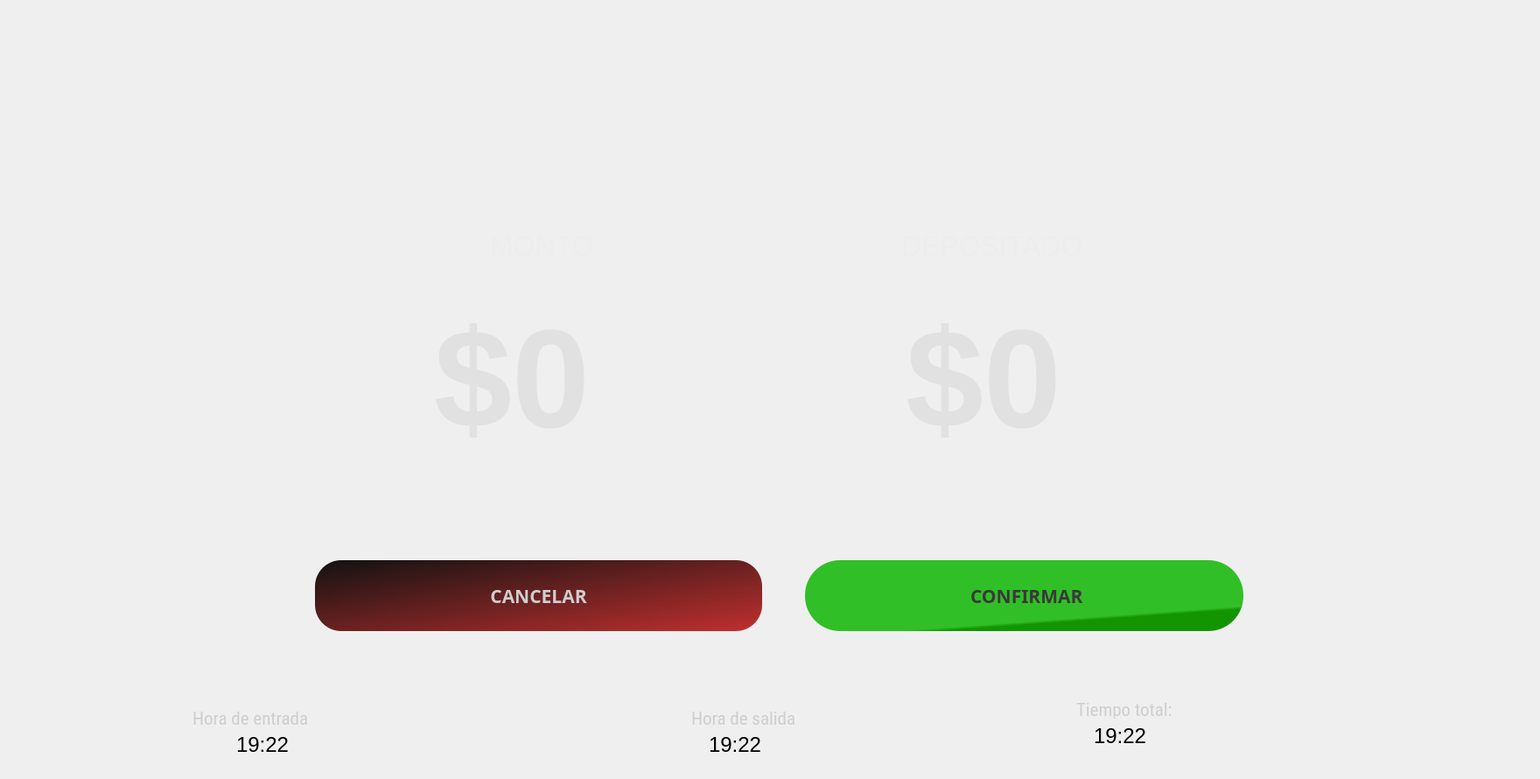
   <widget class="QWidget" name="page_14">
    <widget class="QGroupBox" name="gdepositar_10">
     <property name="geometry">
      <rect>
       <x>370</x>
       <y>0</y>
       <width>1381</width>
       <height>121</height>
      </rect>
     </property>
     <property name="styleSheet">
      <string notr="true">background-color:transparent;
;border-radius:10%;</string>
     </property>
     <property name="title">
      <string/>
     </property>
     <widget class="QLabel" name="label_100">
      <property name="geometry">
       <rect>
        <x>-29</x>
        <y>-40</y>
        <width>251</width>
        <height>21</height>
       </rect>
      </property>
      <property name="font">
       <font>
        <family>Sans Serif</family>
        <pointsize>16</pointsize>
        <weight>75</weight>
        <italic>false</italic>
        <bold>true</bold>
       </font>
      </property>
      <property name="styleSheet">
       <string notr="true">background-color:transparent;
color:rgb(101, 179, 0)</string>
      </property>
      <property name="text">
       <string/>
      </property>
     </widget>
    </widget>
    <widget class="QPushButton" name="bcancelarPago">
     <property name="enabled">
      <bool>true</bool>
     </property>
     <property name="geometry">
      <rect>
       <x>360</x>
       <y>640</y>
       <width>511</width>
       <height>81</height>
      </rect>
     </property>
     <property name="font">
      <font>
       <family>Ubuntu Mono</family>
       <pointsize>16</pointsize>
       <weight>75</weight>
       <italic>false</italic>
       <bold>true</bold>
       <underline>false</underline>
      </font>
     </property>
     <property name="toolTip">
      <string>Ayuda</string>
     </property>
     <property name="toolTipDuration">
      <number>3</number>
     </property>
     <property name="whatsThis">
      <string extracomment="help"/>
     </property>
     <property name="styleSheet">
      <string notr="true">background-color: rgb(128, 128, 128);
background-color:rgb(220, 220, 220);
color:rgb(206, 206, 206);
background-color:qlineargradient(spread:pad, x1:1, y1:0, x2:0, y2:1, stop:0 rgba(231, 98, 98, 255), stop:1 rgba(200, 98, 98, 255));
background-color:qlineargradient(spread:pad, x1:0, y1:0, x2:1, y2:1, stop:0 rgba(18, 18, 18, 255), stop:1 rgba(192, 47, 47, 255));
border-radius:30%;</string>
     </property>
     <property name="text">
      <string>CANCELAR</string>
     </property>
     <property name="icon">
      <iconset>
       <normaloff>../iconos/cancel.png</normaloff>../iconos/cancel.png</iconset>
     </property>
     <property name="iconSize">
      <size>
       <width>30</width>
       <height>30</height>
      </size>
     </property>
    </widget>
    <widget class="QLabel" name="he">
     <property name="geometry">
      <rect>
       <x>270</x>
       <y>840</y>
       <width>171</width>
       <height>21</height>
      </rect>
     </property>
     <property name="font">
      <font>
       <family>Ubuntu</family>
       <pointsize>18</pointsize>
       <weight>50</weight>
       <italic>false</italic>
       <bold>false</bold>
      </font>
     </property>
     <property name="styleSheet">
      <string notr="true">background-color:transparent;
color:rgb(0, 0, 0)
</string>
     </property>
     <property name="text">
      <string>19:22</string>
     </property>
    </widget>
    <widget class="QLabel" name="hs_45">
     <property name="geometry">
      <rect>
       <x>220</x>
       <y>810</y>
       <width>211</width>
       <height>21</height>
      </rect>
     </property>
     <property name="font">
      <font>
       <family>Roboto Condensed</family>
       <pointsize>16</pointsize>
       <weight>50</weight>
       <italic>false</italic>
       <bold>false</bold>
      </font>
     </property>
     <property name="styleSheet">
      <string notr="true">background-color:transparent;
color:rgb(206, 206, 206)
</string>
     </property>
     <property name="text">
      <string>Hora de entrada</string>
     </property>
    </widget>
    <widget class="QLabel" name="ttotal">
     <property name="geometry">
      <rect>
       <x>1250</x>
       <y>830</y>
       <width>171</width>
       <height>21</height>
      </rect>
     </property>
     <property name="font">
      <font>
       <family>Ubuntu</family>
       <pointsize>18</pointsize>
       <weight>50</weight>
       <italic>false</italic>
       <bold>false</bold>
      </font>
     </property>
     <property name="styleSheet">
      <string notr="true">background-color:transparent;
color:rgb(0, 0, 0)
</string>
     </property>
     <property name="text">
      <string>19:22</string>
     </property>
    </widget>
    <widget class="QLabel" name="hs">
     <property name="geometry">
      <rect>
       <x>810</x>
       <y>840</y>
       <width>171</width>
       <height>21</height>
      </rect>
     </property>
     <property name="font">
      <font>
       <family>Ubuntu</family>
       <pointsize>18</pointsize>
       <weight>50</weight>
       <italic>false</italic>
       <bold>false</bold>
      </font>
     </property>
     <property name="styleSheet">
      <string notr="true">background-color:transparent;
color:rgb(0, 0, 0)
</string>
     </property>
     <property name="text">
      <string>19:22</string>
     </property>
    </widget>
    <widget class="QPushButton" name="bcine">
     <property name="geometry">
      <rect>
       <x>920</x>
       <y>640</y>
       <width>501</width>
       <height>81</height>
      </rect>
     </property>
     <property name="font">
      <font>
       <family>Ubuntu Mono</family>
       <pointsize>16</pointsize>
       <weight>75</weight>
       <italic>false</italic>
       <bold>true</bold>
       <underline>false</underline>
      </font>
     </property>
     <property name="toolTip">
      <string>Ayuda</string>
     </property>
     <property name="toolTipDuration">
      <number>3</number>
     </property>
     <property name="whatsThis">
      <string extracomment="help"/>
     </property>
     <property name="styleSheet">
      <string notr="true">background-color: rgb(128, 128, 128);
background-color:rgb(220, 220, 220);
color:rgb(57, 57, 57);
background-color:rgb(25, 166, 68);
background-color:qlineargradient(spread:pad, x1:0.682786, y1:0.29, x2:1, y2:1, stop:0.584821 rgba(49, 191, 39, 255), stop:0.633929 rgba(19, 149, 0, 255));
border-radius:40%;</string>
     </property>
     <property name="text">
      <string> CONFIRMAR</string>
     </property>
     <property name="iconSize">
      <size>
       <width>40</width>
       <height>40</height>
      </size>
     </property>
    </widget>
    <widget class="QGroupBox" name="groupBox">
     <property name="geometry">
      <rect>
       <x>290</x>
       <y>240</y>
       <width>1231</width>
       <height>321</height>
      </rect>
     </property>
     <property name="styleSheet">
      <string notr="true">background-color:transparent;
color:rgb(255, 255, 255);
border-radius:40%</string>
     </property>
     <property name="title">
      <string/>
     </property>
     <widget class="QWidget" name="layoutWidget_26">
      <property name="geometry">
       <rect>
        <x>-60</x>
        <y>70</y>
        <width>1351</width>
        <height>245</height>
       </rect>
      </property>
      <layout class="QGridLayout" name="gridLayout_17">
       <item row="0" column="4">
        <widget class="QLabel" name="lcine">
         <property name="sizePolicy">
          <sizepolicy hsizetype="MinimumExpanding" vsizetype="Preferred">
           <horstretch>0</horstretch>
           <verstretch>0</verstretch>
          </sizepolicy>
         </property>
         <property name="maximumSize">
          <size>
           <width>620</width>
           <height>16777212</height>
          </size>
         </property>
         <property name="font">
          <font>
           <family>Ubuntu</family>
           <pointsize>120</pointsize>
           <weight>75</weight>
           <italic>false</italic>
           <bold>true</bold>
          </font>
         </property>
         <property name="styleSheet">
          <string notr="true">background-color:transparent;
color:rgb(225, 225, 225);
border-radius:40%</string>
         </property>
         <property name="lineWidth">
          <number>3</number>
         </property>
         <property name="text">
          <string>$0</string>
         </property>
        </widget>
       </item>
       <item row="0" column="3">
        <spacer name="horizontalSpacer_35">
         <property name="orientation">
          <enum>Qt::Horizontal</enum>
         </property>
         <property name="sizeHint" stdset="0">
          <size>
           <width>40</width>
           <height>20</height>
          </size>
         </property>
        </spacer>
       </item>
       <item row="0" column="5">
        <spacer name="horizontalSpacer_36">
         <property name="orientation">
          <enum>Qt::Horizontal</enum>
         </property>
         <property name="sizeHint" stdset="0">
          <size>
           <width>40</width>
           <height>20</height>
          </size>
         </property>
        </spacer>
       </item>
       <item row="0" column="2">
        <widget class="QLabel" name="lcobrar">
         <property name="sizePolicy">
          <sizepolicy hsizetype="MinimumExpanding" vsizetype="Preferred">
           <horstretch>0</horstretch>
           <verstretch>0</verstretch>
          </sizepolicy>
         </property>
         <property name="maximumSize">
          <size>
           <width>620</width>
           <height>16777212</height>
          </size>
         </property>
         <property name="font">
          <font>
           <family>Ubuntu</family>
           <pointsize>120</pointsize>
           <weight>75</weight>
           <italic>false</italic>
           <bold>true</bold>
          </font>
         </property>
         <property name="styleSheet">
          <string notr="true">background-color:transparent;
color:rgb(225, 225, 225);
border-radius:40%</string>
         </property>
         <property name="lineWidth">
          <number>3</number>
         </property>
         <property name="text">
          <string>$0</string>
         </property>
        </widget>
       </item>
       <item row="0" column="6">
        <widget class="QLabel" name="label_48">
         <property name="styleSheet">
          <string notr="true">background-color:transparent;</string>
         </property>
         <property name="text">
          <string/>
         </property>
        </widget>
       </item>
       <item row="0" column="1">
        <spacer name="horizontalSpacer_34">
         <property name="orientation">
          <enum>Qt::Horizontal</enum>
         </property>
         <property name="sizeHint" stdset="0">
          <size>
           <width>40</width>
           <height>20</height>
          </size>
         </property>
        </spacer>
       </item>
      </layout>
     </widget>
     <widget class="QLabel" name="nomPlaza_4">
      <property name="geometry">
       <rect>
        <x>270</x>
        <y>20</y>
        <width>211</width>
        <height>41</height>
       </rect>
      </property>
      <property name="font">
       <font>
        <family>Arial</family>
        <pointsize>24</pointsize>
        <weight>50</weight>
        <bold>false</bold>
       </font>
      </property>
      <property name="styleSheet">
       <string notr="true">background-color:transparent;
color:rgb(101, 179, 0);
color:rgb(237, 237, 237)</string>
      </property>
      <property name="text">
       <string>MONTO</string>
      </property>
     </widget>
     <widget class="QLabel" name="nomPlaza_5">
      <property name="geometry">
       <rect>
        <x>740</x>
        <y>20</y>
        <width>271</width>
        <height>41</height>
       </rect>
      </property>
      <property name="font">
       <font>
        <family>Arial</family>
        <pointsize>24</pointsize>
        <weight>50</weight>
        <bold>false</bold>
       </font>
      </property>
      <property name="styleSheet">
       <string notr="true">background-color:transparent;
color:rgb(101, 179, 0);
color:rgb(237, 237, 237)</string>
      </property>
      <property name="text">
       <string>DEPOSITADO</string>
      </property>
     </widget>
    </widget>
    <widget class="QPushButton" name="bcancelarPago_2">
     <property name="enabled">
      <bool>true</bool>
     </property>
     <property name="geometry">
      <rect>
       <x>410</x>
       <y>800</y>
       <width>81</width>
       <height>81</height>
      </rect>
     </property>
     <property name="font">
      <font>
       <family>Ubuntu Mono</family>
       <pointsize>16</pointsize>
       <weight>75</weight>
       <italic>false</italic>
       <bold>true</bold>
       <underline>false</underline>
      </font>
     </property>
     <property name="toolTip">
      <string>Ayuda</string>
     </property>
     <property name="toolTipDuration">
      <number>3</number>
     </property>
     <property name="whatsThis">
      <string extracomment="help"/>
     </property>
     <property name="styleSheet">
      <string notr="true">background-color: rgb(128, 128, 128);
background-color:rgb(220, 220, 220);
color:rgb(206, 206, 206);
background-color:qlineargradient(spread:pad, x1:1, y1:0, x2:0, y2:1, stop:0 rgba(231, 98, 98, 255), stop:1 rgba(200, 98, 98, 255));
background-color:transparent;
border-radius:30%;</string>
     </property>
     <property name="text">
      <string/>
     </property>
     <property name="icon">
      <iconset>
       <normaloff>../iconos/caret-arrow-up.svg</normaloff>../iconos/caret-arrow-up.svg</iconset>
     </property>
     <property name="iconSize">
      <size>
       <width>70</width>
       <height>70</height>
      </size>
     </property>
    </widget>
    <widget class="QLabel" name="hs_47">
     <property name="geometry">
      <rect>
       <x>790</x>
       <y>810</y>
       <width>211</width>
       <height>21</height>
      </rect>
     </property>
     <property name="font">
      <font>
       <family>Roboto Condensed</family>
       <pointsize>16</pointsize>
       <weight>50</weight>
       <italic>false</italic>
       <bold>false</bold>
      </font>
     </property>
     <property name="styleSheet">
      <string notr="true">background-color:transparent;
color:rgb(206, 206, 206)
</string>
     </property>
     <property name="text">
      <string>Hora de salida</string>
     </property>
    </widget>
    <widget class="QPushButton" name="bcancelarPago_3">
     <property name="enabled">
      <bool>true</bool>
     </property>
     <property name="geometry">
      <rect>
       <x>990</x>
       <y>790</y>
       <width>81</width>
       <height>81</height>
      </rect>
     </property>
     <property name="font">
      <font>
       <family>Ubuntu Mono</family>
       <pointsize>16</pointsize>
       <weight>75</weight>
       <italic>false</italic>
       <bold>true</bold>
       <underline>false</underline>
      </font>
     </property>
     <property name="toolTip">
      <string>Ayuda</string>
     </property>
     <property name="toolTipDuration">
      <number>3</number>
     </property>
     <property name="whatsThis">
      <string extracomment="help"/>
     </property>
     <property name="styleSheet">
      <string notr="true">background-color: rgb(128, 128, 128);
background-color:rgb(220, 220, 220);
color:rgb(206, 206, 206);
background-color:qlineargradient(spread:pad, x1:1, y1:0, x2:0, y2:1, stop:0 rgba(231, 98, 98, 255), stop:1 rgba(200, 98, 98, 255));
background-color:transparent;
border-radius:30%;</string>
     </property>
     <property name="text">
      <string/>
     </property>
     <property name="icon">
      <iconset>
       <normaloff>../iconos/fdd.png</normaloff>../iconos/fdd.png</iconset>
     </property>
     <property name="iconSize">
      <size>
       <width>70</width>
       <height>70</height>
      </size>
     </property>
    </widget>
    <widget class="QPushButton" name="bcancelarPago_4">
     <property name="enabled">
      <bool>true</bool>
     </property>
     <property name="geometry">
      <rect>
       <x>1450</x>
       <y>780</y>
       <width>81</width>
       <height>81</height>
      </rect>
     </property>
     <property name="font">
      <font>
       <family>Ubuntu Mono</family>
       <pointsize>16</pointsize>
       <weight>75</weight>
       <italic>false</italic>
       <bold>true</bold>
       <underline>false</underline>
      </font>
     </property>
     <property name="toolTip">
      <string>Ayuda</string>
     </property>
     <property name="toolTipDuration">
      <number>3</number>
     </property>
     <property name="whatsThis">
      <string extracomment="help"/>
     </property>
     <property name="styleSheet">
      <string notr="true">background-color: rgb(128, 128, 128);
background-color:rgb(220, 220, 220);
color:rgb(206, 206, 206);
background-color:qlineargradient(spread:pad, x1:1, y1:0, x2:0, y2:1, stop:0 rgba(231, 98, 98, 255), stop:1 rgba(200, 98, 98, 255));
background-color:transparent;
border-radius:30%;</string>
     </property>
     <property name="text">
      <string/>
     </property>
     <property name="icon">
      <iconset>
       <normaloff>../iconos/tiempo-restante.png</normaloff>../iconos/tiempo-restante.png</iconset>
     </property>
     <property name="iconSize">
      <size>
       <width>70</width>
       <height>70</height>
      </size>
     </property>
    </widget>
    <widget class="QLabel" name="hs_48">
     <property name="geometry">
      <rect>
       <x>1230</x>
       <y>800</y>
       <width>211</width>
       <height>21</height>
      </rect>
     </property>
     <property name="font">
      <font>
       <family>Roboto Condensed</family>
       <pointsize>16</pointsize>
       <weight>50</weight>
       <italic>false</italic>
       <bold>false</bold>
      </font>
     </property>
     <property name="styleSheet">
      <string notr="true">background-color:transparent;
color:rgb(206, 206, 206)
</string>
     </property>
     <property name="text">
      <string>Tiempo total:</string>
     </property>
    </widget>
   </widget>
